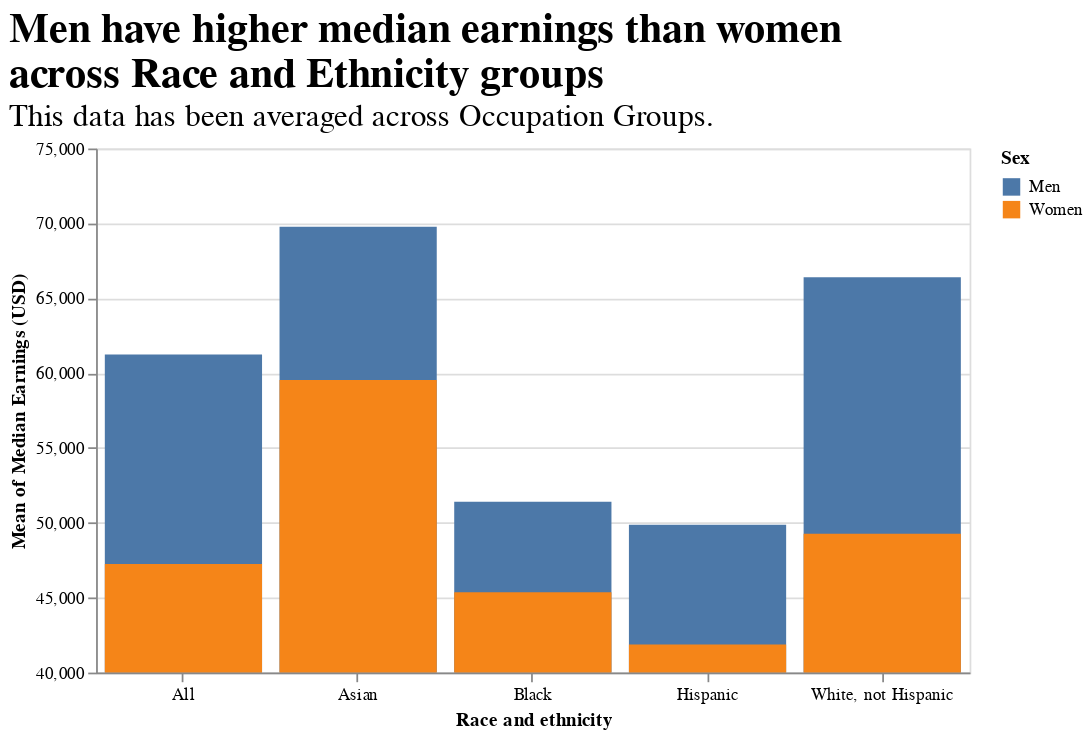

Here is the notebook cell this chart was saved with:
### Code cell
deceptive_1 = alt.Chart(df).mark_bar().encode(
    x=alt.X("Race and ethnicity", axis=alt.Axis(labelAngle=0)),
    y=alt.Y("Median Earnings (USD)", aggregate="mean", stack=None, scale=alt.Scale(domain=[40000,75000], zero=False)), #, axis=alt.Axis(labelLimit=)),
    color=alt.Color("Sex"),
    # size=alt.value(200),
).properties(
    width=500,
    title=alt.Title(
        ["Men have higher median earnings than women", "across Race and Ethnicity groups"],
        fontSize=24,
        align='left',
        anchor='start',
        subtitle="This data has been averaged across Occupation Groups.",
        subtitleFontSize=18,
    ),
)
deceptive_1.save("deceptive_1.png")
deceptive_1

### Figure 1 — Vega-Lite specification as saved in the notebook (floating-point values rounded to 4 significant figures)
{"config": {"view": {"continuousWidth": 300, "continuousHeight": 300}}, "data": {"name": "data-85918c79e5a9da0a26d53ca38d8541a4"}, "mark": {"type": "bar"}, "encoding": {"color": {"field": "Sex", "type": "nominal"}, "x": {"axis": {"labelAngle": 0}, "field": "Race and ethnicity", "type": "nominal"}, "y": {"aggregate": "mean", "field": "Median Earnings (USD)", "scale": {"domain": [40000, 75000], "zero": false}, "stack": null, "type": "quantitative"}}, "title": {"text": ["Men have higher median earnings than women", "across Race and Ethnicity groups"], "align": "left", "anchor": "start", "fontSize": 24, "subtitle": "This data has been averaged across Occupation Groups.", "subtitleFontSize": 18}, "width": 500, "$schema": "https://vega.github.io/schema/vega-lite/v5.20.1.json", "datasets": {"data-85918c79e5a9da0a26d53ca38d8541a4": [{"Sex": "Men", "Race and ethnicity": "All", "Median Earnings (USD)": 61200.0, "Occupation Group": "All Groups"}, {"Sex": "Women", "Race and ethnicity": "All", "Median Earnings (USD)": 51220.0, "Occupation Group": "All Groups"}, {"Sex": "Men", "Race and ethnicity": "Asian", "Median Earnings (USD)": 81830.0, "Occupation Group": "All Groups"}, {"Sex": "Women", "Race and ethnicity": "Asian", "Median Earnings (USD)": 63750.0, "Occupation Group": "All Groups"}, {"Sex": "Men", "Race and ethnicity": "Black", "Median Earnings (USD)": 50120.0, "Occupation Group": "All Groups"}, {"Sex": "Women", "Race and ethnicity": "Black", "Median Earnings (USD)": 46520.0, "Occupation Group": "All Groups"}, {"Sex": "Men", "Race and ethnicity": "Hispanic", "Median Earnings (USD)": 45770.0, "Occupation Group": "All Groups"}, {"Sex": "Women", "Race and ethnicity": "Hispanic", "Median Earnings (USD)": 39480.0, "Occupation Group": "All Groups"}, {"Sex": "Men", "Race and ethnicity": "White, not Hispanic", "Median Earnings (USD)": 69710.0, "Occupation Group": "All Groups"}, {"Sex": "Women", "Race and ethnicity": "White, not Hispanic", "Median Earnings (USD)": 55320.0, "Occupation Group": "All Groups"}, {"Sex": "Men", "Race and ethnicity": "All", "Median Earnings (USD)": 91970.0, "Occupation Group": "Management, business, and financial"}, {"Sex": "Women", "Race and ethnicity": "All", "Median Earnings (USD)": 72120.0, "Occupation Group": "Management, business, and financial"}, {"Sex": "Men", "Race and ethnicity": "Asian", "Median Earnings (USD)": 117400.0, "Occupation Group": "Management, business, and financial"}, {"Sex": "Women", "Race and ethnicity": "Asian", "Median Earnings (USD)": 86910.0, "Occupation Group": "Management, business, and financial"}, {"Sex": "Men", "Race and ethnicity": "Black", "Median Earnings (USD)": 70970.0, "Occupation Group": "Management, business, and financial"}, {"Sex": "Women", "Race and ethnicity": "Black", "Median Earnings (USD)": 65550.0, "Occupation Group": "Management, business, and financial"}, {"Sex": "Men", "Race and ethnicity": "Hispanic", "Median Earnings (USD)": 72370.0, "Occupation Group": "Management, business, and financial"}, {"Sex": "Women", "Race and ethnicity": "Hispanic", "Median Earnings (USD)": 61570.0, "Occupation Group": "Management, business, and financial"}, {"Sex": "Men", "Race and ethnicity": "White, not Hispanic", "Median Earnings (USD)": 97640.0, "Occupation Group": "Management, business, and financial"}, {"Sex": "Women", "Race and ethnicity": "White, not Hispanic", "Median Earnings (USD)": 75290.0, "Occupation Group": "Management, business, and financial"}, {"Sex": "Men", "Race and ethnicity": "All", "Median Earnings (USD)": 86380.0, "Occupation Group": "Professional and related"}, {"Sex": "Women", "Race and ethnicity": "All", "Median Earnings (USD)": 62280.0, "Occupation Group": "Professional and related"}, {"Sex": "Men", "Race and ethnicity": "Asian", "Median Earnings (USD)": 105000.0, "Occupation Group": "Professional and related"}, {"Sex": "Women", "Race and ethnicity": "Asian", "Median Earnings (USD)": 90280.0, "Occupation Group": "Professional and related"}, {"Sex": "Men", "Race and ethnicity": "Black", "Median Earnings (USD)": 71280.0, "Occupation Group": "Professional and related"}, {"Sex": "Women", "Race and ethnicity": "Black", "Median Earnings (USD)": 57670.0, "Occupation Group": "Professional and related"}, {"Sex": "Men", "Race and ethnicity": "Hispanic", "Median Earnings (USD)": 71280.0, "Occupation Group": "Professional and related"}, {"Sex": "Women", "Race and ethnicity": "Hispanic", "Median Earnings (USD)": 57100.0, "Occupation Group": "Professional and related"}, {"Sex": "Men", "Race and ethnicity": "White, not Hispanic", "Median Earnings (USD)": 87180.0, "Occupation Group": "Professional and related"}, {"Sex": "Women", "Race and ethnicity": "White, not Hispanic", "Median Earnings (USD)": 62420.0, "Occupation Group": "Professional and related"}, {"Sex": "Men", "Race and ethnicity": "All", "Median Earnings (USD)": 41050.0, "Occupation Group": "Service"}, {"Sex": "Women", "Race and ethnicity": "All", "Median Earnings (USD)": 31730.0, "Occupation Group": "Service"}, {"Sex": "Men", "Race and ethnicity": "Asian", "Median Earnings (USD)": 37050.0, "Occupation Group": "Service"}, {"Sex": "Women", "Race and ethnicity": "Asian", "Median Earnings (USD)": 32190.0, "Occupation Group": "Service"}, {"Sex": "Men", "Race and ethnicity": "Black", "Median Earnings (USD)": 35940.0, "Occupation Group": "Service"}, {"Sex": "Women", "Race and ethnicity": "Black", "Median Earnings (USD)": 32570.0, "Occupation Group": "Service"}, {"Sex": "Men", "Race and ethnicity": "Hispanic", "Median Earnings (USD)": 36650.0, "Occupation Group": "Service"}, {"Sex": "Women", "Race and ethnicity": "Hispanic", "Median Earnings (USD)": 30270.0, "Occupation Group": "Service"}, {"Sex": "Men", "Race and ethnicity": "White, not Hispanic", "Median Earnings (USD)": 46610.0, "Occupation Group": "Service"}, {"Sex": "Women", "Race and ethnicity": "White, not Hispanic", "Median Earnings (USD)": 32280.0, "Occupation Group": "Service"}, {"Sex": "Men", "Race and ethnicity": "All", "Median Earnings (USD)": 61910.0, "Occupation Group": "Sales and related"}, {"Sex": "Women", "Race and ethnicity": "All", "Median Earnings (USD)": 40540.0, "Occupation Group": "Sales and related"}, {"Sex": "Men", "Race and ethnicity": "Asian", "Median Earnings (USD)": 61680.0, "Occupation Group": "Sales and related"}, {"Sex": "Women", "Race and ethnicity": "Asian", "Median Earnings (USD)": null, "Occupation Group": "Sales and related"}, {"Sex": "Men", "Race and ethnicity": "Black", "Median Earnings (USD)": 45110.0, "Occupation Group": "Sales and related"}, {"Sex": "Women", "Race and ethnicity": "Black", "Median Earnings (USD)": 37160.0, "Occupation Group": "Sales and related"}, {"Sex": "Men", "Race and ethnicity": "Hispanic", "Median Earnings (USD)": 48000.0, "Occupation Group": "Sales and related"}, {"Sex": "Women", "Race and ethnicity": "Hispanic", "Median Earnings (USD)": 32030.0, "Occupation Group": "Sales and related"}, {"Sex": "Men", "Race and ethnicity": "White, not Hispanic", "Median Earnings (USD)": 71390.0, "Occupation Group": "Sales and related"}, {"Sex": "Women", "Race and ethnicity": "White, not Hispanic", "Median Earnings (USD)": 42420.0, "Occupation Group": "Sales and related"}, {"Sex": "Men", "Race and ethnicity": "All", "Median Earnings (USD)": 51160.0, "Occupation Group": "Office and admin support"}, {"Sex": "Women", "Race and ethnicity": "All", "Median Earnings (USD)": 43090.0, "Occupation Group": "Office and admin support"}, {"Sex": "Men", "Race and ethnicity": "Asian", "Median Earnings (USD)": 57960.0, "Occupation Group": "Office and admin support"}, {"Sex": "Women", "Race and ethnicity": "Asian", "Median Earnings (USD)": 46540.0, "Occupation Group": "Office and admin support"}, {"Sex": "Men", "Race and ethnicity": "Black", "Median Earnings (USD)": 51120.0, "Occupation Group": "Office and admin support"}, {"Sex": "Women", "Race and ethnicity": "Black", "Median Earnings (USD)": 41010.0, "Occupation Group": "Office and admin support"}, {"Sex": "Men", "Race and ethnicity": "Hispanic", "Median Earnings (USD)": 42330.0, "Occupation Group": "Office and admin support"}, {"Sex": "Women", "Race and ethnicity": "Hispanic", "Median Earnings (USD)": 40740.0, "Occupation Group": "Office and admin support"}, {"Sex": "Men", "Race and ethnicity": "White, not Hispanic", "Median Earnings (USD)": 55050.0, "Occupation Group": "Office and admin support"}, {"Sex": "Women", "Race and ethnicity": "White, not Hispanic", "Median Earnings (USD)": 45800.0, "Occupation Group": "Office and admin support"}, {"Sex": "Men", "Race and ethnicity": "All", "Median Earnings (USD)": 49380.0, "Occupation Group": "Nat resources and construction"}, {"Sex": "Women", "Race and ethnicity": "All", "Median Earnings (USD)": 41490.0, "Occupation Group": "Nat resources and construction"}, {"Sex": "Men", "Race and ethnicity": "Asian", "Median Earnings (USD)": 50890.0, "Occupation Group": "Nat resources and construction"}, {"Sex": "Women", "Race and ethnicity": "Asian", "Median Earnings (USD)": null, "Occupation Group": "Nat resources and construction"}, {"Sex": "Men", "Race and ethnicity": "Black", "Median Earnings (USD)": 44830.0, "Occupation Group": "Nat resources and construction"}, {"Sex": "Women", "Race and ethnicity": "Black", "Median Earnings (USD)": null, "Occupation Group": "Nat resources and construction"}, {"Sex": "Men", "Race and ethnicity": "Hispanic", "Median Earnings (USD)": 40850.0, "Occupation Group": "Nat resources and construction"}, {"Sex": "Women", "Race and ethnicity": "Hispanic", "Median Earnings (USD)": null, "Occupation Group": "Nat resources and construction"}, {"Sex": "Men", "Race and ethnicity": "White, not Hispanic", "Median Earnings (USD)": 53100.0, "Occupation Group": "Nat resources and construction"}, {"Sex": "Women", "Race and ethnicity": "White, not Hispanic", "Median Earnings (USD)": 44140.0, "Occupation Group": "Nat resources and construction"}, {"Sex": "Men", "Race and ethnicity": "All", "Median Earnings (USD)": 46830.0, "Occupation Group": "Production and transportation"}, {"Sex": "Women", "Race and ethnicity": "All", "Median Earnings (USD)": 35580.0, "Occupation Group": "Production and transportation"}, {"Sex": "Men", "Race and ethnicity": "Asian", "Median Earnings (USD)": 46380.0, "Occupation Group": "Production and transportation"}, {"Sex": "Women", "Race and ethnicity": "Asian", "Median Earnings (USD)": 37540.0, "Occupation Group": "Production and transportation"}, {"Sex": "Men", "Race and ethnicity": "Black", "Median Earnings (USD)": 41970.0, "Occupation Group": "Production and transportation"}, {"Sex": "Women", "Race and ethnicity": "Black", "Median Earnings (USD)": 37120.0, "Occupation Group": "Production and transportation"}, {"Sex": "Men", "Race and ethnicity": "Hispanic", "Median Earnings (USD)": 41720.0, "Occupation Group": "Production and transportation"}, {"Sex": "Women", "Race and ethnicity": "Hispanic", "Median Earnings (USD)": 31970.0, "Occupation Group": "Production and transportation"}, {"Sex": "Men", "Race and ethnicity": "White, not Hispanic", "Median Earnings (USD)": 50580.0, "Occupation Group": "Production and transportation"}, {"Sex": "Women", "Race and ethnicity": "White, not Hispanic", "Median Earnings (USD)": 36480.0, "Occupation Group": "Production and transportation"}]}}
